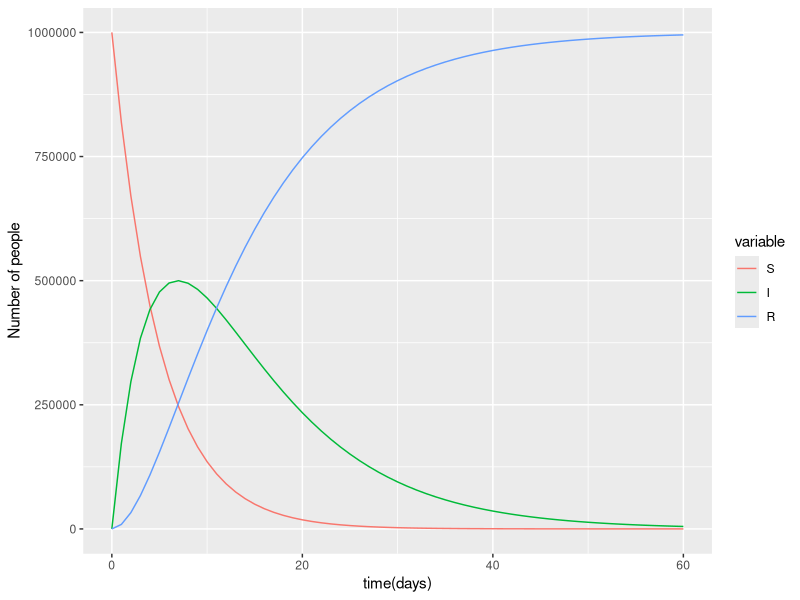

Write R code to recreate this figure.
#Load packages
library(deSolve)
library(reshape2)
library(ggplot2)

#Function

cohort_model <- function(time, state, parameters){
  with(as.list(c(state, parameters)),{
    
    dS = (-1 * h) * S
    
    dI = (h * S) - (y * I)
    
    dR = y * I
    return(list(c(dS,dI,dR)))
  })
}

times <- seq(from =0, to = 60, by = 1)
y <- c(S = 999999,
       I = 1,
       R = 0)

paras <- c(h = 0.2,
           y = 0.1)

output <- as.data.frame(ode(y,times,cohort_model,paras))
output
output_long <- melt(as.data.frame(output), id = "time")

output_long
ggplot(data = output_long,
       aes(x = time, y = value, 
           colour = variable,
           group = variable)) +
  geom_line() +
  xlab("time(days)") +
  ylab("Number of people")+
  labs(clour = "compartment")
